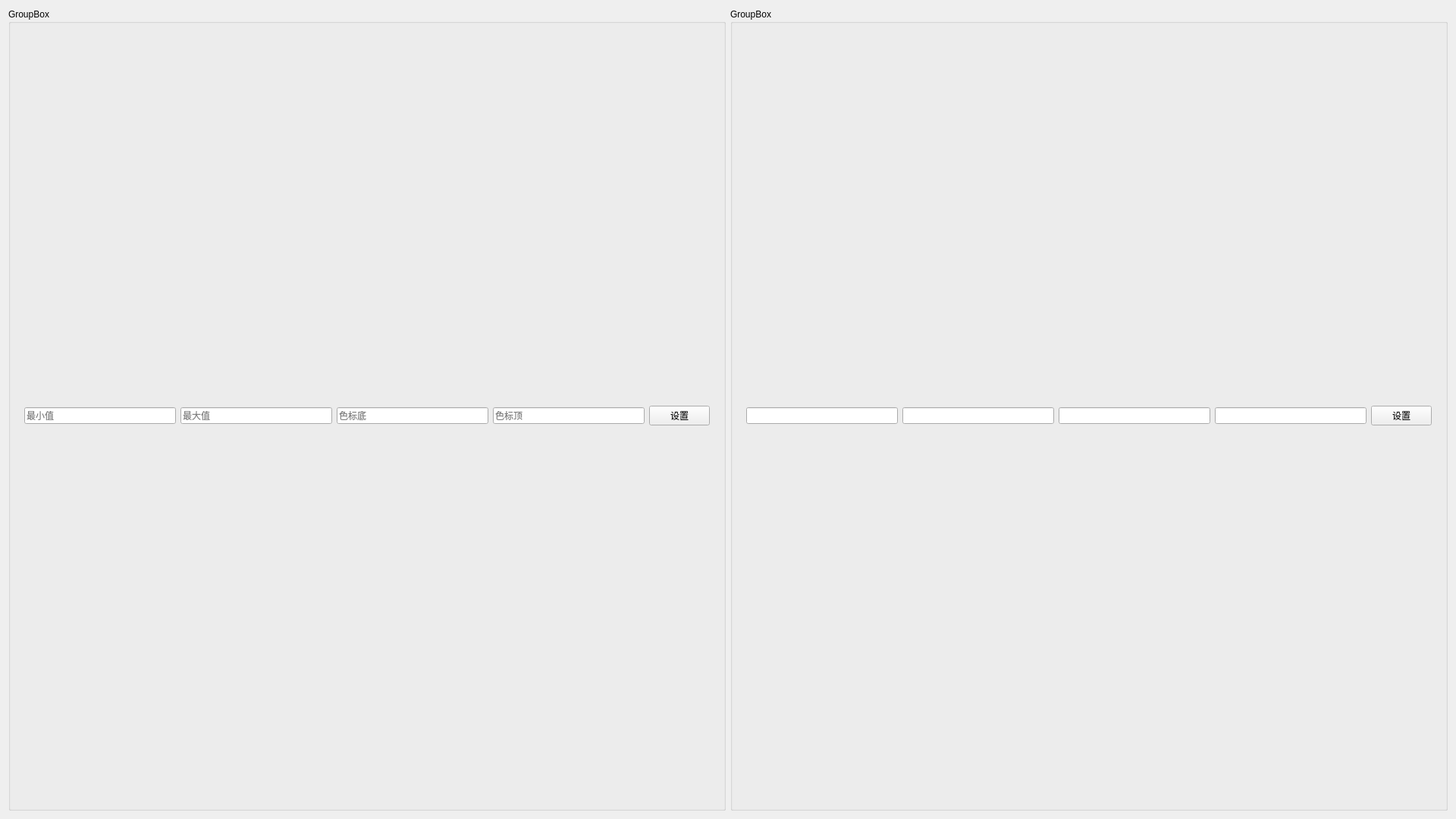
<?xml version="1.0" encoding="UTF-8"?>
<ui version="4.0">
 <class>DataSubWidget</class>
 <widget class="QWidget" name="DataSubWidget">
  <property name="geometry">
   <rect>
    <x>0</x>
    <y>0</y>
    <width>1920</width>
    <height>1080</height>
   </rect>
  </property>
  <property name="windowTitle">
   <string>Form</string>
  </property>
  <layout class="QHBoxLayout" name="horizontalLayout">
   <item>
    <widget class="QGroupBox" name="groupBox_0">
     <property name="title">
      <string>GroupBox</string>
     </property>
     <layout class="QVBoxLayout" name="verticalLayout">
      <item>
       <widget class="QWidget" name="widget" native="true">
        <property name="sizePolicy">
         <sizepolicy hsizetype="Preferred" vsizetype="Minimum">
          <horstretch>0</horstretch>
          <verstretch>0</verstretch>
         </sizepolicy>
        </property>
        <layout class="QHBoxLayout" name="horizontalLayout_2">
         <item>
          <widget class="QLineEdit" name="lineEdit">
           <property name="placeholderText">
            <string>最小值</string>
           </property>
          </widget>
         </item>
         <item>
          <widget class="QLineEdit" name="lineEdit_2">
           <property name="placeholderText">
            <string>最大值</string>
           </property>
          </widget>
         </item>
         <item>
          <widget class="QLineEdit" name="lineEdit_3">
           <property name="placeholderText">
            <string>色标底</string>
           </property>
          </widget>
         </item>
         <item>
          <widget class="QLineEdit" name="lineEdit_4">
           <property name="placeholderText">
            <string>色标顶</string>
           </property>
          </widget>
         </item>
         <item>
          <widget class="QPushButton" name="pushButton_set0">
           <property name="text">
            <string>设置</string>
           </property>
          </widget>
         </item>
        </layout>
       </widget>
      </item>
     </layout>
    </widget>
   </item>
   <item>
    <widget class="QGroupBox" name="groupBox_1">
     <property name="title">
      <string>GroupBox</string>
     </property>
     <layout class="QVBoxLayout" name="verticalLayout_2">
      <item>
       <widget class="QWidget" name="widget_2" native="true">
        <property name="sizePolicy">
         <sizepolicy hsizetype="Preferred" vsizetype="Maximum">
          <horstretch>0</horstretch>
          <verstretch>0</verstretch>
         </sizepolicy>
        </property>
        <layout class="QHBoxLayout" name="horizontalLayout_3">
         <item>
          <widget class="QLineEdit" name="lineEdit_5"/>
         </item>
         <item>
          <widget class="QLineEdit" name="lineEdit_6"/>
         </item>
         <item>
          <widget class="QLineEdit" name="lineEdit_7"/>
         </item>
         <item>
          <widget class="QLineEdit" name="lineEdit_8"/>
         </item>
         <item>
          <widget class="QPushButton" name="pushButton_set1">
           <property name="text">
            <string>设置</string>
           </property>
          </widget>
         </item>
        </layout>
       </widget>
      </item>
     </layout>
    </widget>
   </item>
  </layout>
 </widget>
 <resources/>
 <connections/>
</ui>
